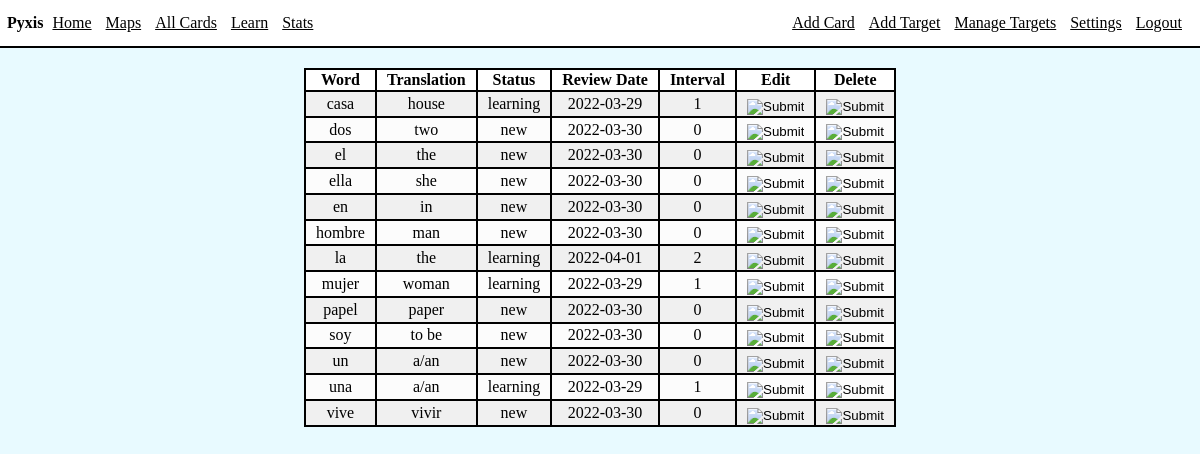
Page /viewCards (signed in) on the earlier database version.
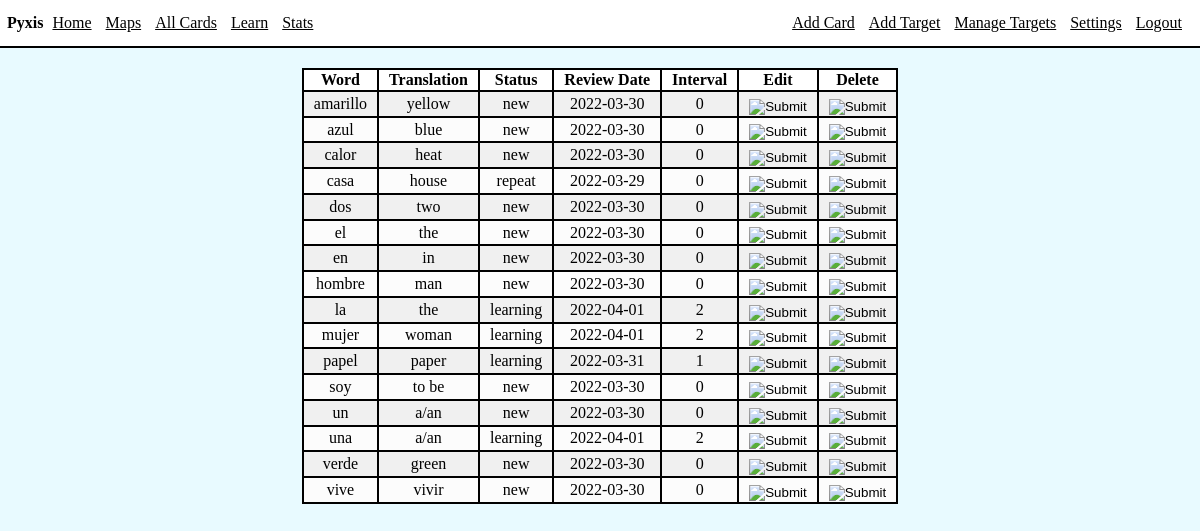
Same page on the later database version.
### app/models.py (models this page shows, shortened)
class Card(db.Model):
    id = db.Column(db.Integer, index=True, primary_key=True)
    word = db.Column(db.String(64), index=True)
    translation = db.Column(db.String(1000), index=True)
    status = db.Column(db.String(64), index=True)
    nextReviewDate = db.Column(db.Date, index=True)
    lastInterval = db.Column(db.Integer)
    variants = db.relationship("Variant", backref='card', lazy=True)
    user_id = db.Column(db.Integer, db.ForeignKey('user.id'))

### app/routes/cards.py (the view)
@bp.route('/viewCards')
@login_required
def viewCards():
    cards = Card.query.filter_by(user_id=current_user.id).order_by(Card.word)
    return render_template('cards/viewCards.html', title='View Cards', cards=cards)

### app/models.py (called while the page is built)
@login.user_loader
def load_user(id):
    return User.query.get(int(id))

### app/templates/cards/viewCards.html
{% extends "base.html" %}
{% block content %}
<div class="int">
    <table>
        <thead>
            <th>Word</th>
            <th>Translation</th>
            <th>Status</th>
            <th>Review Date</th>
            <th>Interval</th>
            <th>Edit</th>
            <th>Delete</th>
        </thead>
        <tbody>
        {% for card in cards %}
        <tr>
            <td>{{ card.word }}</td>
            <td>{{ card.translation }}</td>
            <td>{{ card.status }}</td>
            <td>{{ card.nextReviewDate }}</td>
            <td>{{ card.lastInterval }}</td>
            <td>
                <form action="{{ url_for('cards.editCard', card_id=card.id )}}" method="POST">
                    <input type="image" class="btnimg" src="../static/images/edit.png">
                </form>
            </td>
            <td>
                <form action="{{ url_for('cards.deleteCard', card_id=card.id) }}" method="POST">
                    <input type="image" class="btnimg" src="../static/images/delete.png">
                </form>
            </td>
        </tr>
        {% endfor %}
        </tbody>
    </table>
</div>
{% endblock %}

### app/templates/base.html (shortened to what this page needs)
<!DOCTYPE html>
<link rel="stylesheet" href="{{ url_for('static', filename='style.css') }}">
<html>
    <head>
        <div>
            <div class="nav">
            <b>Pyxis</b>
            <a class="navlink" href="/viewCards">Home</a>
            {%if current_user.is_anonymous %}
            <div class="right">
                <a class="navlink" href="/login">Login</a>
            </div>
            {% else %}
            <a class="navlink" href="/selectMap">Maps</a>
            <a class="navlink" href="/viewCards">All Cards</a>
            <a class="navlink" href="/learn">Learn</a>
            <a class="navlink" href="viewStats">Stats</a>
            <div class="right">
                <a class="navlink" href="/addCard">Add Card</a>
                <a class="navlink" href="/addTarget">Add Target</a>
                <a class="navlink" href="/viewTargets">Manage Targets</a>
                <a class="navlink" href="/settings">Settings</a>
                <a class="navlink" href="/logout">Logout</a>
            </div>
            {% endif %}
            </div>
        </div>
        </head>
        <body>
            <div class="content">
            {% block content %}{% endblock %}
            </div>
    </body>
</html>

### app/static/style.css (style rules this page uses)
html, body { background-color: rgb(232, 250, 255); margin: 0px; padding: 0px; max-width: 100%; overflow-x: hidden; }
.content { margin: 0px; }
.int { margin: 20px; }
a { color: black; }
.nav { background-color: white; display: inline-block; position: relative; width: 100%; padding: 7px; padding-top: 14px; padding-bottom: 14px; border-bottom: 2px solid black; }
.navlink { padding-left: 5px; padding-right: 5px; }
.right { float: right; margin-right: 20px; }
table { margin-left: auto; margin-right: auto; border: 2px solid black; text-align: center; border-collapse: collapse; }
thead { background-color: white; }
th, td { border: 2px solid black; padding-left: 10px; padding-right: 10px; }
tbody { background-color: rgb(240, 240, 240); }
tr:nth-child(even) { background-color: rgb(252, 252, 252); }
.btnimg { position: relative; margin-top: 10%; margin-left: auto; }

Differences in the rows shown:
added Card: word "amarillo", translation "yellow", status "new", nextReviewDate "2022-03-30", lastInterval "0"
added Card: word "azul", translation "blue", status "new", nextReviewDate "2022-03-30", lastInterval "0"
changed Card: word "ella" → "calor"; translation "she" → "heat"; moves up the list
changed Card "casa": status "learning" → "repeat"; lastInterval "1" → "0"
changed Card "mujer": nextReviewDate "2022-03-29" → "2022-04-01"; lastInterval "1" → "2"
changed Card "papel": status "new" → "learning"; nextReviewDate "2022-03-30" → "2022-03-31"; lastInterval "0" → "1"
changed Card "una": nextReviewDate "2022-03-29" → "2022-04-01"; lastInterval "1" → "2"
added Card: word "verde", translation "green", status "new", nextReviewDate "2022-03-30", lastInterval "0"
